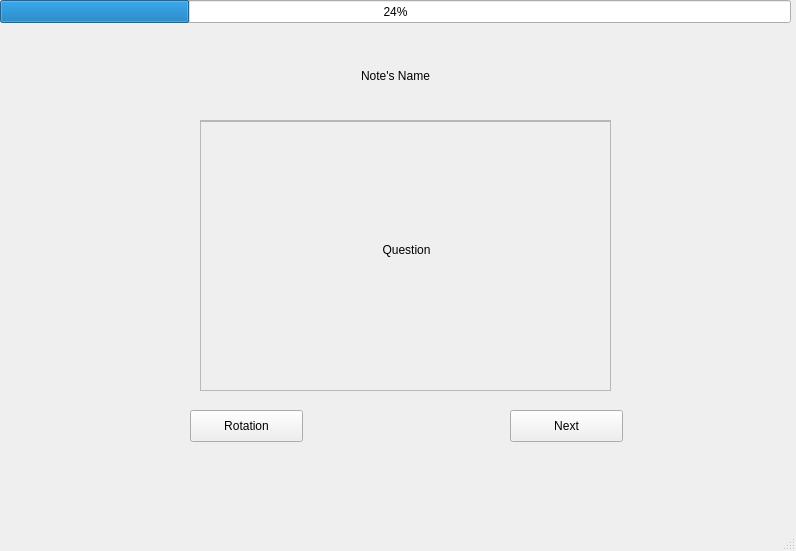
<?xml version="1.0" encoding="UTF-8"?>
<ui version="4.0">
 <class>FlashcardWindow</class>
 <widget class="QMainWindow" name="FlashcardWindow">
  <property name="geometry">
   <rect>
    <x>0</x>
    <y>0</y>
    <width>796</width>
    <height>551</height>
   </rect>
  </property>
  <property name="windowTitle">
   <string>Приложение для ведения конспектов и последующего автоматического перехода записей в карточки для заучивания материала</string>
  </property>
  <widget class="QWidget" name="centralwidget">
   <widget class="QScrollArea" name="scrollArea">
    <property name="geometry">
     <rect>
      <x>200</x>
      <y>120</y>
      <width>411</width>
      <height>271</height>
     </rect>
    </property>
    <property name="widgetResizable">
     <bool>true</bool>
    </property>
    <widget class="QWidget" name="scrollAreaWidgetContents">
     <property name="geometry">
      <rect>
       <x>0</x>
       <y>0</y>
       <width>409</width>
       <height>269</height>
      </rect>
     </property>
     <widget class="QFrame" name="frame">
      <property name="geometry">
       <rect>
        <x>-10</x>
        <y>0</y>
        <width>431</width>
        <height>291</height>
       </rect>
      </property>
      <property name="frameShape">
       <enum>QFrame::StyledPanel</enum>
      </property>
      <property name="frameShadow">
       <enum>QFrame::Raised</enum>
      </property>
      <widget class="QLabel" name="flashcard">
       <property name="geometry">
        <rect>
         <x>10</x>
         <y>0</y>
         <width>411</width>
         <height>271</height>
        </rect>
       </property>
       <property name="font">
        <font>
         <stylestrategy>PreferDefault</stylestrategy>
        </font>
       </property>
       <property name="text">
        <string>Question
</string>
       </property>
       <property name="textFormat">
        <enum>Qt::AutoText</enum>
       </property>
       <property name="scaledContents">
        <bool>false</bool>
       </property>
       <property name="alignment">
        <set>Qt::AlignCenter</set>
       </property>
      </widget>
     </widget>
    </widget>
   </widget>
   <widget class="QProgressBar" name="progressBar">
    <property name="geometry">
     <rect>
      <x>0</x>
      <y>0</y>
      <width>791</width>
      <height>23</height>
     </rect>
    </property>
    <property name="value">
     <number>24</number>
    </property>
   </widget>
   <widget class="QLabel" name="notesName">
    <property name="geometry">
     <rect>
      <x>0</x>
      <y>50</y>
      <width>791</width>
      <height>51</height>
     </rect>
    </property>
    <property name="styleSheet">
     <string notr="true">font: 36pt &quot;.AppleSystemUIFont&quot;;</string>
    </property>
    <property name="text">
     <string>Note's Name</string>
    </property>
    <property name="alignment">
     <set>Qt::AlignCenter</set>
    </property>
   </widget>
   <widget class="QPushButton" name="nextPushButton">
    <property name="geometry">
     <rect>
      <x>510</x>
      <y>410</y>
      <width>113</width>
      <height>32</height>
     </rect>
    </property>
    <property name="text">
     <string>Next</string>
    </property>
   </widget>
   <widget class="QPushButton" name="rotationPushButton">
    <property name="geometry">
     <rect>
      <x>190</x>
      <y>410</y>
      <width>113</width>
      <height>32</height>
     </rect>
    </property>
    <property name="text">
     <string>Rotation</string>
    </property>
   </widget>
  </widget>
  <widget class="QMenuBar" name="menubar">
   <property name="geometry">
    <rect>
     <x>0</x>
     <y>0</y>
     <width>796</width>
     <height>24</height>
    </rect>
   </property>
  </widget>
  <widget class="QStatusBar" name="statusbar"/>
 </widget>
 <resources/>
 <connections/>
</ui>
